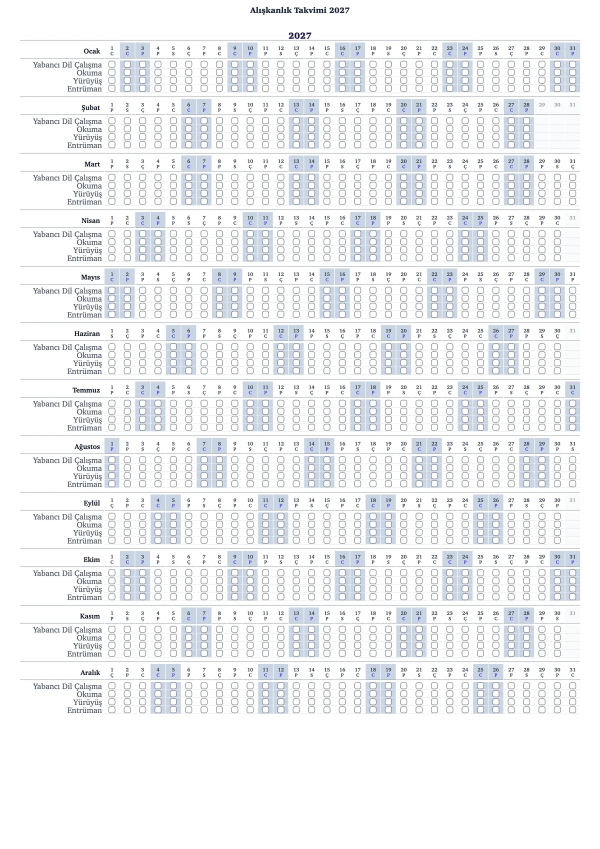
#> input picture assets/images/blog/habits2027_2027_aliskanlik_takvimi_örnek-1200.webp, 1200 x 1697 px (shown at 1/2 size)
$ python prepare-image.py '../assets/images/blog/habits2027_2027_aliskanlik_takvimi_örnek-1200.webp'
#> lines starting #> are read from the running program, lines starting #| are printed output that depends on the picture
#!/usr/bin/env python3
"""Yeni görselleri sitenin responsive görsel kuralarına hazırlar.

Kaynak dosyayı değiştirmez; yanına 400/600/800/... genişliklerinde WebP ve
AVIF türevleri yazar ve yapıştırılabilir `<picture>` HTML'ini gösterir.

Kullanım:
    python3 scripts/prepare-image.py assets/images/places/yeni.webp
    python3 scripts/prepare-image.py kapak.jpg --hero --alt "Ayaş panaroması"
    python3 scripts/prepare-image.py grafik.png --out-dir assets/images/blog --max-width 1200

Pillow gerekir: python3 -m pip install Pillow
"""

import argparse
import sys
from pathlib import Path

from PIL import Image

# Sitenin kullandığı srcset kademeleri. Kaynak bundan küçükse başka genişlik
# üretilmez (upscaling yapılmaz), büyükse --max-width ile sınırlandırılır.
WIDTH_LADDER = (400, 600, 800, 1200, 1600, 2400)
WEBP_QUALITY = 68   # mevcut Ayaş türevleriyle aynı sıkıştırma
AVIF_QUALITY = 50   # aynı görsel kalitesinde WebP'den belirgin küçük

GALLERY_SIZES = "(min-width: 640px) 33vw, calc(100vw - 5.125rem)"
HERO_SIZES = "(min-width: 1024px) 25vw, (min-width: 768px) 33vw, calc(100vw - 5.125rem)"
GALLERY_CLASS = "w-full h-auto rounded-lg shadow-md object-cover"
HERO_CLASS = "w-full h-auto rounded-lg shadow-xl object-cover border border-brand-dark/10 dark:border-brand-light/10"

REPO_ROOT = Path(__file__).resolve().parent.parent


def parse_args():
    parser = argparse.ArgumentParser(
        description="Görselden responsive WebP/AVIF türevleri ve <picture> HTML'i üretir."
    )
    parser.add_argument("image", type=Path, help="kaynak görsel (değiştirilmez)")
    parser.add_argument("--out-dir", type=Path, help="türevlerin yazılacağı dizin (varsayılan: kaynağın dizini)")
    parser.add_argument("--name", help="çıktı dosya adı, uzantısız (varsayılan: kaynak dosya adı)")
    parser.add_argument("--max-width", type=int, default=1600, help="üretilecek en büyük genişlik (varsayılan: 1600)")
    parser.add_argument("--sizes", help="srcset için sizes özniteliği (varsayılan: --hero moduna göre)")
    parser.add_argument("--alt", default="", help="erişilebilir metin; boşsa dekoratif sayılır")
    parser.add_argument("--class", dest="css_class", help="img için CSS sınıfları")
    parser.add_argument("--hero", action="store_true", help="LCP/kapak görseli: lazy yok, fetchpriority=high")
    parser.add_argument("--no-avif", action="store_true", help="yalnızca WebP türevleri üret")
    return parser.parse_args()


def output_url(path: Path) -> str:
    """Jekyll köküne göre /assets/... biçiminde URL döndürür."""
    try:
        return "/" + path.resolve().relative_to(REPO_ROOT).as_posix()
    except ValueError:
        return path.as_posix()


def main() -> int:
    args = parse_args()
    source = args.image
    if not source.is_file():
        print(f"Hata: {source} bulunamadı.", file=sys.stderr)
        return 1
    if args.max_width < 1:
        print("Hata: --max-width 1'den küçük olamaz.", file=sys.stderr)
        return 1

    try:
        with Image.open(source) as opened:
#> opened is the input picture: PIL image 1200x1697 RGB; mean R, G, B 239.1, 240.8, 242.9
            opened.load()
            image = opened.convert("RGBA" if "A" in opened.getbands() else "RGB")
    except Exception as exc:
        print(f"Hata: {source} okunamadı: {exc}", file=sys.stderr)
        return 1

    src_width, src_height = image.size
#> src_width = 1200; src_height = 1697
    max_width = min(args.max_width, src_width)
#> max_width = 1200
    scale = max_width / src_width
#> scale = 1
    out_width = max_width
#> out_width = 1200
    out_height = max(1, round(src_height * scale))
#> out_height = 1697

    widths = [w for w in WIDTH_LADDER if w <= out_width]
#> widths = [400, 600, 800, 1200]
    if not widths or widths[-1] != out_width:
        widths.append(out_width)

    # En büyük türev de kaynaktan küçükse yeniden boyutlandırılmalı; aksi hâlde
    # 800w olarak etiketlenen dosya aslında 2296px gibi çok daha büyük olur.
    base = image if image.size == (out_width, out_height) else image.resize(
        (out_width, out_height), Image.Resampling.LANCZOS
    )

    out_dir = (args.out_dir or source.parent).resolve()
    out_dir.mkdir(parents=True, exist_ok=True)
    name = args.name or source.stem

    webp_urls = []
    avif_urls = []
    for width in widths:
        height = out_height if width == out_width else max(1, round(out_height * width / out_width))
        variant = base if width == out_width else base.resize(
            (width, height), Image.Resampling.LANCZOS
        )
        suffix = "" if width == out_width else f"-{width}"

        webp_path = out_dir / f"{name}{suffix}.webp"
        variant.save(webp_path, "WEBP", quality=WEBP_QUALITY, method=6)
        webp_urls.append(f"{output_url(webp_path)} {width}w")
        print(f"  {webp_path.name:42s} {width}x{height}  {webp_path.stat().st_size / 1024:7.1f} KiB")

        if not args.no_avif:
            avif_path = out_dir / f"{name}{suffix}.avif"
            variant.save(avif_path, "AVIF", quality=AVIF_QUALITY, speed=6)
            avif_urls.append(f"{output_url(avif_path)} {width}w")
            print(f"  {avif_path.name:42s} {width}x{height}  {avif_path.stat().st_size / 1024:7.1f} KiB")
#> this loop made 1 pass
#> pass 1, in main, `variant = base if width == out_width else base.resize( (width, height)..`:
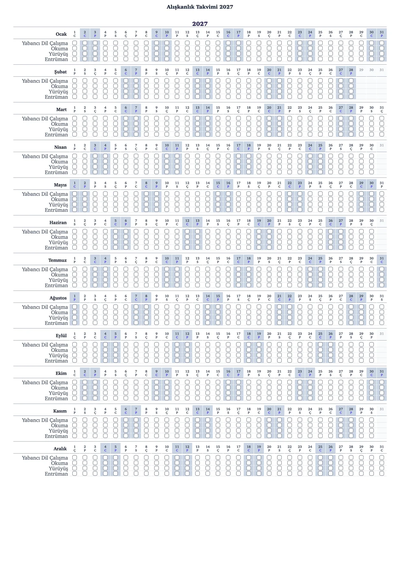
#> variant: PIL image 400x566 RGB; mean R, G, B 238.5, 240.1, 242.2
#> after the loop, avif_urls = []; webp_urls = 1 item

    sizes = args.sizes or (HERO_SIZES if args.hero else GALLERY_SIZES)
    css_class = args.css_class or (HERO_CLASS if args.hero else GALLERY_CLASS)
    priority = 'fetchpriority="high"' if args.hero else 'loading="lazy"'
    srcset_webp = ", ".join(webp_urls)
    srcset_avif = ", ".join(avif_urls)
    fallback = output_url(out_dir / f"{name}.webp")

    print("\n<!-- Aşağıdaki HTML'i kullanın; kaynaktaki lisans/atıf satırını koruyun. -->")
    indent = "" if args.no_avif else "  "
    if not args.no_avif:
        print("<picture>")
        print(f'  <source type="image/avif" srcset="{srcset_avif}" sizes="{sizes}">')
    print(f'{indent}<img src="{fallback}"')
    print(f'{indent}     srcset="{srcset_webp}"')
    print(f'{indent}     sizes="{sizes}"')
    print(f'{indent}     alt="{args.alt}"')
    print(f'{indent}     width="{out_width}" height="{out_height}"')
    print(f"{indent}     {priority}")
    print(f'{indent}     class="{css_class}">')
    if not args.no_avif:
        print("</picture>")
    return 0


if __name__ == "__main__":
#> (the run stopped early here; a loop or call above may not have finished)
